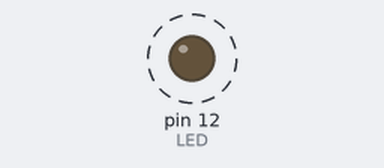
The sketch below on a simulated Arduino Uno, built with avr-gcc and run on an emulated ATmega328P. Shown: output pins drawn as LEDs (lit = HIGH). Dashed ring = blinking.

Above: at 0.3 s.
Timing chart, 0 to 3.0 s (numbered marks = the images above):
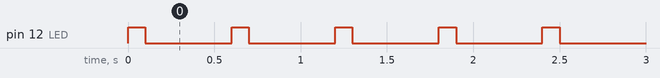

Measured:
- by itself, pin 12 (LED): alternates HIGH for 0.10 s and LOW for 0.50 s

The sketch:

LED_Blink.ino
```cpp
#define LED 12

void setup()
{
    // put your setup code here, to run once:
    pinMode(LED, OUTPUT);
}
void loop()
{
    // put your main code here, to run repeat:
    digitalWrite(LED, HIGH);
    delay(100);
    digitalWrite(LED, LOW);
    delay(500);
}
```
